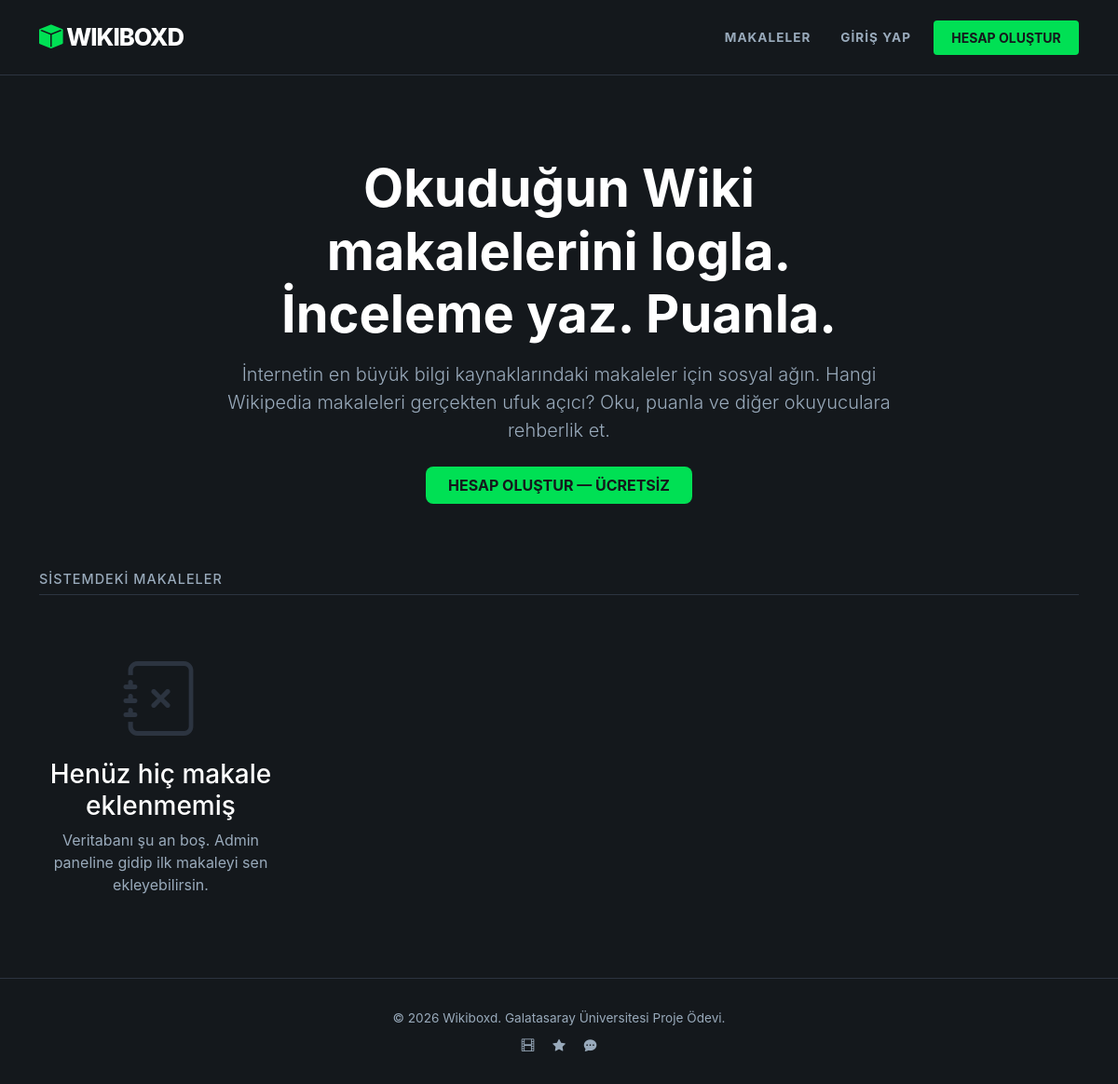
The app's page /, older data.
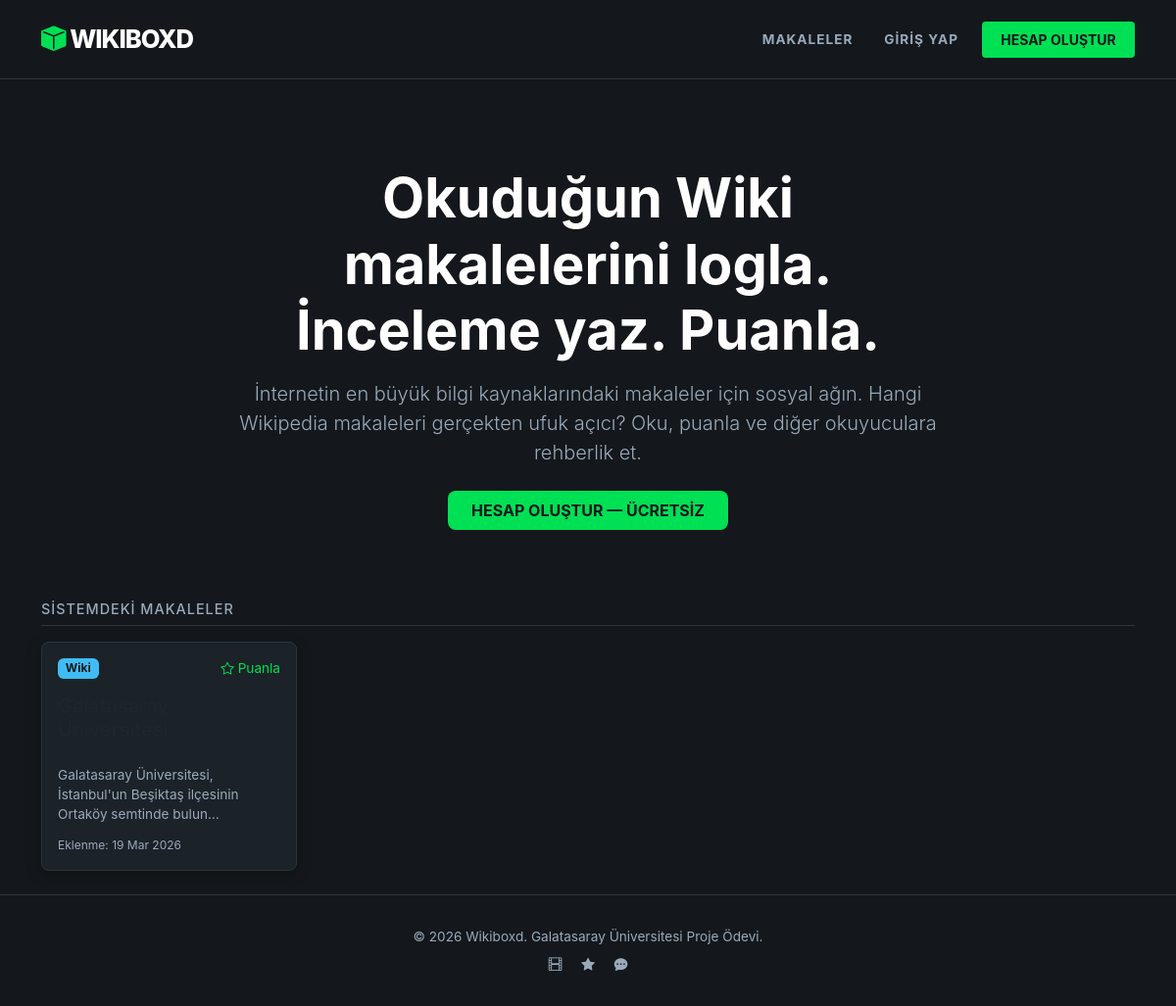
The same page, newer data.
### articles/models.py (models this page shows, shortened)
class Article(models.Model):
    title = models.CharField(max_length=255)
    content = models.TextField()
    wiki_url = models.URLField(max_length=500, null=True, blank=True, unique=True)
    author = models.ForeignKey(User, on_delete=models.SET_NULL, null=True, related_name='articles')
    category = models.ForeignKey(Category, on_delete=models.SET_NULL, null=True, related_name='articles')
    created_at = models.DateTimeField(auto_now_add=True)
    updated_at = models.DateTimeField(auto_now=True)

### articles/views.py (the view)
# urls.py: path('', views.home, name='home'),
def home(request):
    articles_list = Article.objects.all().order_by('-created_at')
    context = {
        'articles': articles_list
    }
    return render(request, 'index.html', context)

### templates/index.html (shortened to what this page needs)
{% extends 'base.html' %}
{% block content %}
{% if not user.is_authenticated %}
<div class="container mt-5">
    <div class="row justify-content-center text-center">
        <div class="col-lg-8">
            <h1 class="display-4 fw-bold text-white mb-3">Okuduğun Wiki makalelerini logla. <br>İnceleme yaz. Puanla.</h1>
            <p class="lead mb-4" style="color: #9ab;">
                İnternetin en büyük bilgi kaynaklarındaki makaleler için sosyal ağın. Hangi Wikipedia makaleleri gerçekten ufuk açıcı? Oku, puanla ve diğer okuyuculara rehberlik et.
            </p>
            <a href="{% url 'users:register' %}" class="btn btn-brand btn-lg px-4 py-2 text-uppercase fs-6">Hesap Oluştur — Ücretsiz</a>
        </div>
    </div>
</div>
{% endif %}
<div class="container mt-5 pt-4">
    <div class="d-flex justify-content-between align-items-center mb-3 border-bottom pb-2" style="border-color: #2C3440 !important;">
        <h5 class="text-uppercase mb-0" style="color: #9ab; letter-spacing: 1px; font-size: 0.9rem;">Sistemdeki Makaleler</h5>
    </div>
    <div class="row row-cols-1 row-cols-md-2 row-cols-lg-4 g-4">
        {% for article in articles %}
        <div class="col">
            <a href="{% url 'articles:detail' article.id %}" class="text-decoration-none">
                <div class="card h-100 card-custom p-3 d-flex flex-column">
                    <div class="d-flex justify-content-between align-items-start mb-2">
                        <span class="badge" style="background-color: #40bcf4; color: #14181C;">Wiki</span>
                        <div style="color: #00E054; font-size: 0.85rem;">
                            <i class="bi bi-star"></i> Puanla
                        </div>
                    </div>
                    <h5 class="card-title mt-2">{{ article.title }}</h5>
                    <p class="card-text mt-auto pt-3 mb-1" style="font-size: 0.85rem; color: #9ab;">
                        {{ article.content|truncatechars:80 }}
                    </p>
                    <div class="text-muted mt-2" style="font-size: 0.75rem;">Eklenme: {{ article.created_at|date:"d M Y" }}</div>
                </div>
            </a>
        </div>
        {% empty %}
        <div class="col-12 text-center py-5">
            <i class="bi bi-journal-x display-1" style="color: #2C3440;"></i>
            <h3 class="text-white mt-3">Henüz hiç makale eklenmemiş</h3>
            <p style="color: #9ab;">Veritabanı şu an boş. Admin paneline gidip ilk makaleyi sen ekleyebilirsin.</p>
        </div>
        {% endfor %}
    </div>
</div>
{% endblock %}

Row changes from the older to the newer data that the page shows:
added Article: content "Galatasaray Üniversitesi, İstanbul'un Beşiktaş ilçesinin Ortaköy semtinde bulun…", created_at "19 Mar 2026"
Text that changed along with them:
text no longer shown: "Henüz hiç makale eklenmemiş Veritabanı şu an boş. Admin paneline gidip ilk makaleyi sen ekleyebilirsin."
